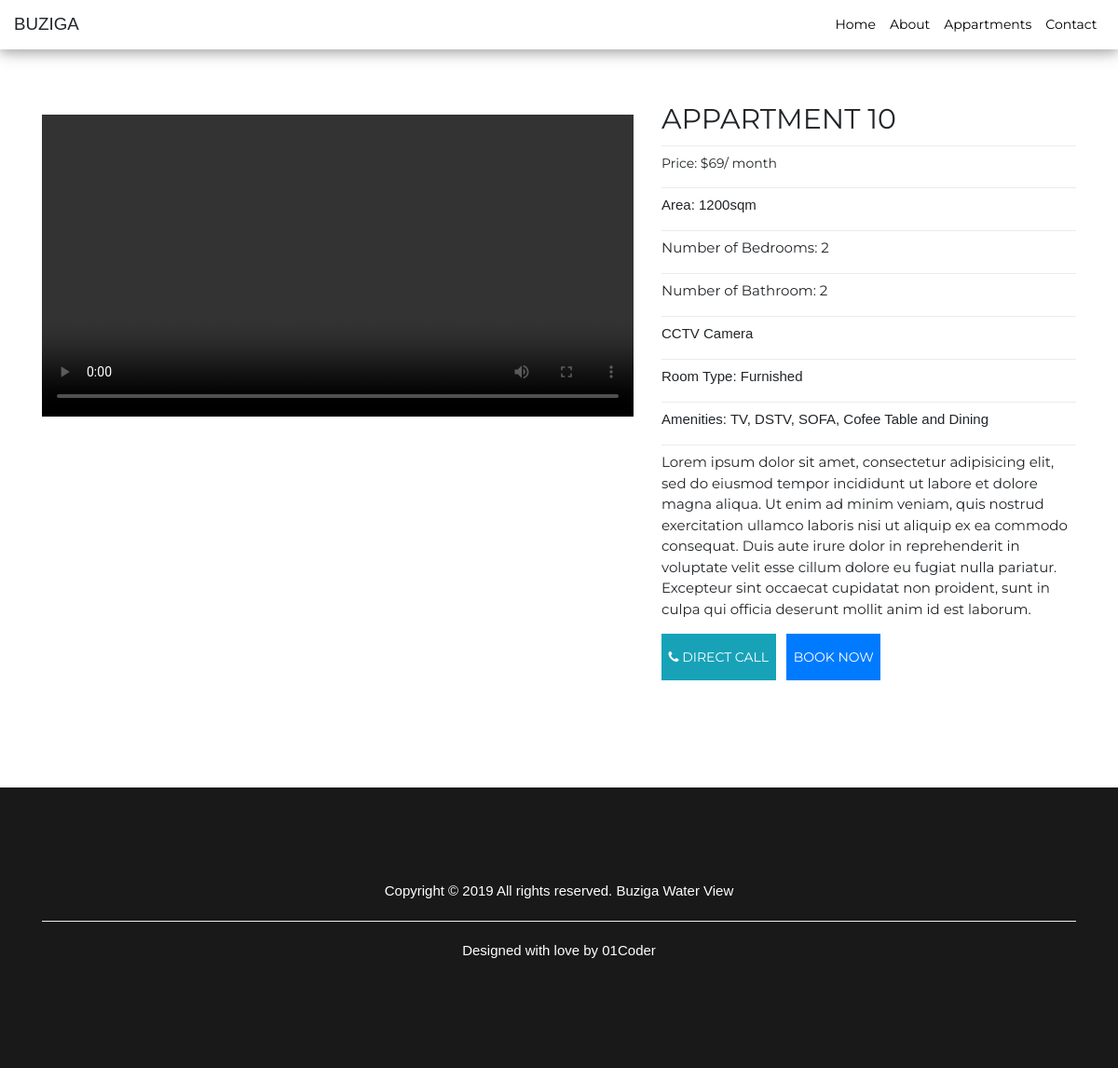
/appartments/appartment-10/details/, run on an earlier commit of the app's database.
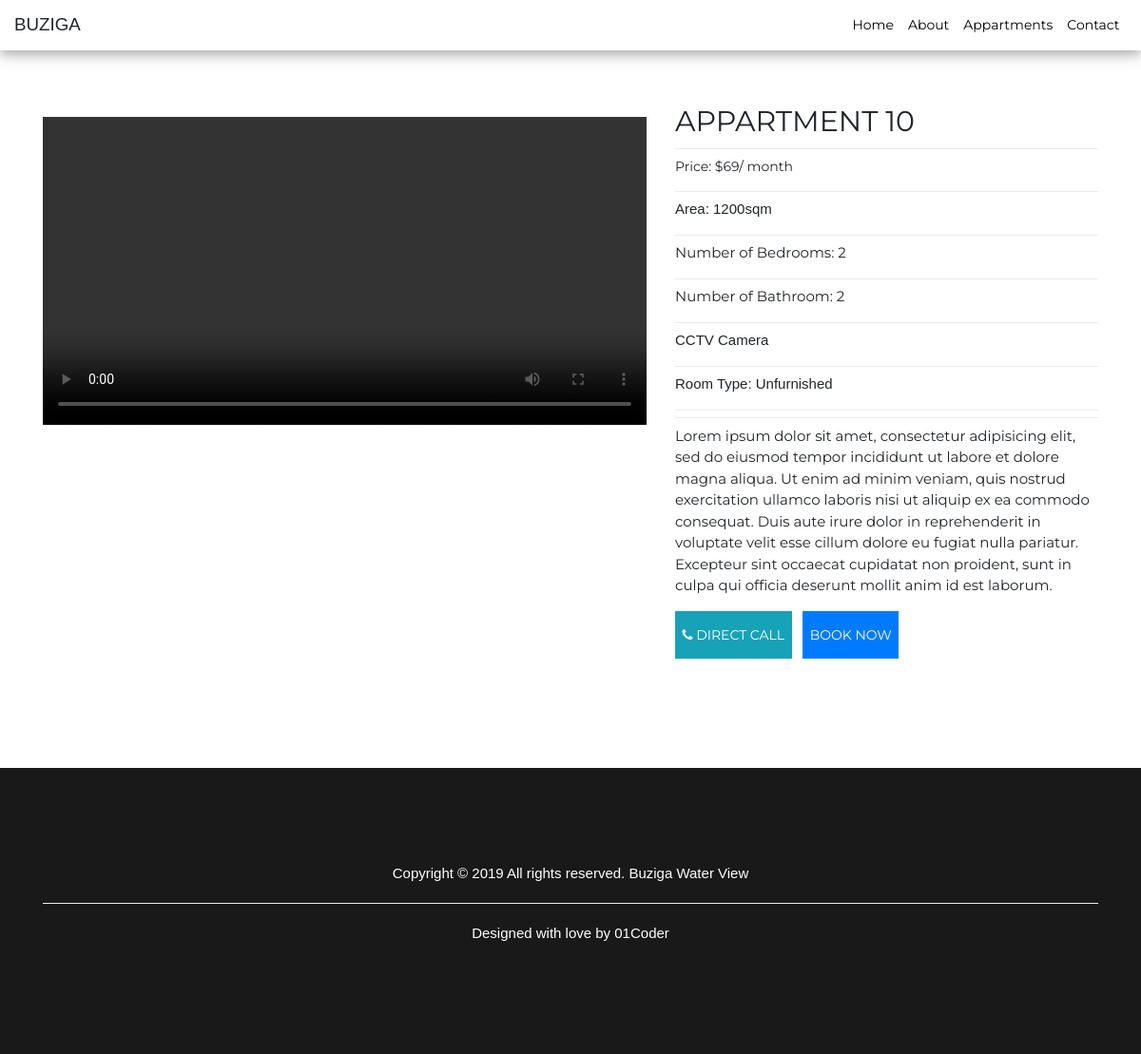
And on a later commit of the database.
### apartment/models.py (models this page shows, shortened)
class Appartments(models.Model):
    kitchen_room = (
        ('True','True'),('False','False')
    )
    roomtype = (
        ('Furnished','Furnished'),('Unfurnished','Unfurnished')
    )
    title = models.CharField(max_length = 200)
    price = models.PositiveIntegerField()
    slug = models.SlugField(max_length = 200, default = "irabi")
    area_range = models.PositiveIntegerField(default = 1200)
    room_type = models.CharField(max_length = 50, default = "Furnished", choices = roomtype)
    Bedrooms = models.PositiveIntegerField(default = 2)
    Bathroom = models.PositiveIntegerField(default = 2)
    kitchen = models.CharField(max_length = 10, default = "True", choices = kitchen_room)
    image = models.FileField(default='settings.MEDIA_ROOT/logos/anonymous.jpg')
    class Meta:
        verbose_name_plural = "Appartments"

### apartment/views.py (the view)
# urls.py: url(r'^appartments/(?P<slug>[\w-]+)/details/$', views.appartmentDetailView, name = "appartmentsDetail"),
def appartmentDetailView(request, slug):
    get_appartment_detail = get_object_or_404(Appartments, slug = slug)
    myDate = datetime.now()
    context = {
        'date':myDate,
        'appartment_details':get_appartment_detail
    }
    return render(request, 'apartment/details.html', context)

### apartment/templates/apartment/details.html (shortened to what this page needs)
{% extends './base.html' %}
{% block content %}
  <div class="appartment_details">
    <div class="container">
      <div class="row one">
        <div class="col-md-7">
        <div class="row">
          <div class="col-md-12">
            <video width="100%" height="100%" controls>
              <source src="/static/images/video_one.mp4" type="video/mp4">
            </video>
          </div>
        </div>
        </div>
        <div class="col-md-5">
          <h1>{{appartment_details.title}}</h1>
          <div class="dropdown-divider"></div>
          <p class="price">Price: ${{appartment_details.price}}/ month</p>
          <div class="dropdown-divider"></div>
          <p class="area">Area: {{appartment_details.area_range}}sqm</p>
          <div class="dropdown-divider"></div>
          <p class="bedroom">Number of Bedrooms: {{appartment_details.Bedrooms}}</p>
          <div class="dropdown-divider"></div>
          <p class="bathroom">Number of Bathroom: {{appartment_details.Bathroom}}</p>
          <div class="dropdown-divider"></div>
          <p class="camera">CCTV Camera</p>
          <div class="dropdown-divider"></div>
          <p class="roomtype">Room Type: {{appartment_details.room_type}}</p>
          <div class="dropdown-divider"></div>
          {% if appartment_details.room_type == "Furnished" %}
            <p class="amenities">Amenities: TV, DSTV, SOFA, Cofee Table and Dining</p>
          {% endif %}
          <div class="dropdown-divider"></div>
          <p class="paragraph">Lorem ipsum dolor sit amet, consectetur adipisicing elit, sed do eiusmod tempor incididunt ut labore et dolore magna aliqua. Ut enim ad minim veniam, quis nostrud exercitation ullamco laboris nisi ut aliquip ex ea commodo consequat. Duis aute irure dolor in reprehenderit in voluptate velit esse cillum dolore eu fugiat nulla pariatur. Excepteur sint occaecat cupidatat non proident, sunt in culpa qui officia deserunt mollit anim id est laborum.</p>
          <p><a href="tel:+256778693500" class="btn btn-sm mr-2 btn-info"><i class="fa fa-phone"></i> Direct call</a> <a href="{% url 'bookingDeatails' slug=appartment_details.slug %}" class="btn btn-sm mr-2 btn-primary">Book now</a></p>
        </div>
      </div>
    </div>
  </div>
{% endblock %}

### apartment/templates/apartment/base.html (shortened to what this page needs)
<!DOCTYPE html>
<html>
  <head>
    {% load staticfiles %}
    <link rel="stylesheet" href="{% static 'css/bootstrap.min.css' %}">
    <link rel="stylesheet" href="{% static 'css/w3.css' %}">
    <link rel="stylesheet" href="{% static 'css/css.css' %}">
    <link rel="stylesheet" href="{% static 'font_awesome/css/font-awesome.min.css' %}">
  </head>
  <body>
    {% include './header.html' %}
    {% block content %}{% endblock %}
    {% include './footer.html' %}
  </body>
</html>

### apartment/templates/apartment/header.html (shortened to what this page needs)
<nav class="navbar navbar-expand-lg w3-card-4 fixed-top navigation">
  <a class="navbar-brand" href="{% url 'home' %}">BUZIGA</a>
  <div class="collapse navbar-collapse" id="navbarNav">
    <ul class="navbar-nav ml-auto">
      <li class="nav-item">
        <a class="nav-link" href="{% url 'home' %}">Home</a>
      </li>
      <li class="nav-item">
        <a class="nav-link" href="{% url 'about_us' %}">About</a>
      </li>
      <li class="nav-item">
        <a class="nav-link" href="{% url 'appartments' %}">Appartments</a>
      </li>
      <li class="nav-item">
        <a class="nav-link" href="{% url 'contact_us' %}">Contact</a>
      </li>
    </ul>
  </div>
</nav>

### apartment/templates/apartment/footer.html
<div class="footer">
  <div class="container">
    <div class="row">
      <div class="col-md-12">
        <p>Copyright &copy {{ date|date:'Y' }} All rights reserved. Buziga Water View</p>
        <hr>
        <p>Designed with love by 01Coder</p>
      </div>
    </div>
  </div>
</div>

### apartment/static/css/w3.css (style rules this page uses)
html { box-sizing:border-box }
*,*:before,*:after { box-sizing:inherit }
html { -ms-text-size-adjust:100%;-webkit-text-size-adjust:100% }
body { margin:0 }
article,aside,details,figcaption,figure,footer,header,main,menu,nav,section,summary { display:block }
audio,canvas,progress,video { display:inline-block }
a { background-color:transparent;-webkit-text-decoration-skip:objects }
hr { box-sizing:content-box;height:0;overflow:visible }
html,body { font-family:Verdana,sans-serif;font-size:15px;line-height:1.5 }
html { overflow-x:hidden }
h1 { font-size:36px }
h1,h2,h3,h4,h5,h6 { font-family:"Segoe UI",Arial,sans-serif;font-weight:400;margin:10px 0 }
hr { border:0;border-top:1px solid #eee;margin:20px 0 }
a { color:inherit }
.w3-card-4,.w3-hover-shadow:hover { box-shadow:0 4px 10px 0 rgba(0,0,0,0.2),0 4px 20px 0 rgba(0,0,0,0.19) }

### apartment/static/css/css.css (style rules this page uses)
.navigation { background-color: #fff; }
.navigation div ul li a { font-size: 14px; color: #000; font-family: 'Montserrat', sans-serif; }
.footer { background-color: #191919; color: #fff; text-align: center; padding: 100px 0px; }
.appartment_details { padding: 100px 0px; }
.appartment_details h1 { font-size: 30px; font-family: 'Montserrat', sans-serif; text-transform: uppercase; }
.appartment_details p.price { font-size: 14px; font-family: 'Montserrat', sans-serif; font-weight: 400; }
.appartment_details p.bedroom, p.bathroom { font-family: 'Montserrat', sans-serif; }
.appartment_details p.paragraph { font-size: 15px; font-family: 'Montserrat', sans-serif; }
.appartment_details p a { border-radius: 0px; border: none; font-family: 'Montserrat', sans-serif; font-size: 14px; height: 50px; padding-top: 15px; text-transform: uppercase; }

What changed in the data, as far as the page shows it:
changed Appartments "APPARTMENT 10": room_type "Furnished" → "Unfurnished"
Also different on the page:
text no longer shown: "Amenities: TV, DSTV, SOFA, Cofee Table and Dining"
